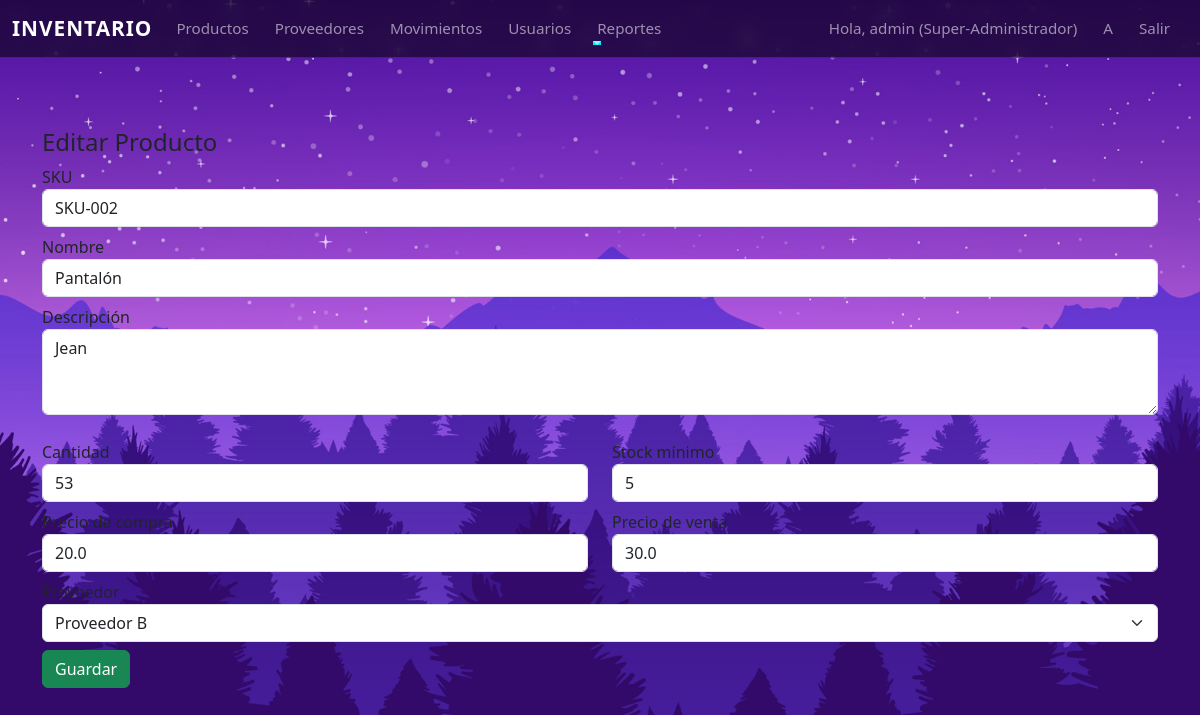
Page /producto/editar/2 (signed in) on the committed database.
### app/models.py (models this page shows, shortened)
class User(UserMixin, db.Model):
    __tablename__ = 'usuarios'
    id = db.Column(db.Integer, primary_key=True)
    username = db.Column(db.String(80), unique=True, nullable=False)
    email = db.Column(db.String(120), unique=True, nullable=False)
    password_hash = db.Column(db.String(128), nullable=False)
    role_id = db.Column(db.Integer, db.ForeignKey('roles.id'), nullable=False)

class Role(db.Model):
    __tablename__ = 'roles'
    id = db.Column(db.Integer, primary_key=True)
    name = db.Column(db.String(64), unique=True, nullable=False)  # e.g. Super-Administrador, Almacenista, Consultor
    description = db.Column(db.String(200))
    users = db.relationship('User', backref='role', lazy=True)

class Product(db.Model):
    __tablename__ = 'productos'
    id = db.Column(db.Integer, primary_key=True)
    nombre = db.Column(db.String(200), nullable=False)
    descripcion = db.Column(db.Text)
    sku = db.Column(db.String(80), unique=True, nullable=False)
    cantidad = db.Column(db.Integer, default=0)
    stock_minimo = db.Column(db.Integer, default=1)
    precio_compra = db.Column(db.Float, default=0.0)
    precio_venta = db.Column(db.Float, default=0.0)
    proveedor_id = db.Column(db.Integer, db.ForeignKey('proveedores.id'))
    movimientos = db.relationship(
    'InventoryMovement',
    backref='producto',
    lazy=True,
    cascade="all, delete-orphan"
)

### app/routes.py (the view, shortened to what this page needs)
@bp.route('/producto/editar/<int:id>', methods=['GET','POST'])
@login_required
@roles_required('Super-Administrador','Almacenista')
def producto_editar(id):
    prod = Product.query.get_or_404(id)
    form = ProductForm(obj=prod)
    form.proveedor_id.choices = [(0,'-- Ninguno --')] + [(p.id,p.nombre) for p in Provider.query.all()]
    if request.method == 'GET':
        form.proveedor_id.data = prod.proveedor_id or 0
    return render_template('producto_form.html', form=form, producto=prod)

### app/forms.py
class ProductForm(FlaskForm):
    nombre = StringField('Nombre', validators=[DataRequired()])
    descripcion = TextAreaField('Descripción', validators=[Optional()])
    sku = StringField('SKU', validators=[DataRequired()])
    cantidad = IntegerField('Cantidad', validators=[DataRequired(), NumberRange(min=0)])
    stock_minimo = IntegerField('Stock mínimo', default=1)
    precio_compra = FloatField('Precio de compra', validators=[Optional()])
    precio_venta = FloatField('Precio de venta', validators=[Optional()])
    proveedor_id = SelectField('Proveedor', coerce=int, validators=[Optional()])
    submit = SubmitField('Guardar')

### app/models.py (called while the page is built)
@login_manager.user_loader
def load_user(user_id):
    return User.query.get(int(user_id))

### app/utils.py (called while the page is built)
def roles_required(*roles):
    def decorator(f):
        @wraps(f)
        def decorated_function(*args, **kwargs):
            if not current_user.is_authenticated:
                abort(403)
            if current_user.role is None:
                abort(403)
            if current_user.role.name not in roles:
                abort(403)
            return f(*args, **kwargs)
        return decorated_function
    return decorator

### app/templates/producto_form.html (shortened to what this page needs)
{% extends "base.html" %}
{% block content %}
<h4>{% if producto %}Editar{% else %}Nuevo{% endif %} Producto</h4>
<form method="post">
  <div class="mb-2">{{ form.sku.label }} {{ form.sku(class="form-control") }}</div>
  <div class="mb-2">{{ form.nombre.label }} {{ form.nombre(class="form-control") }}</div>
  <div class="mb-2">{{ form.descripcion.label }} {{ form.descripcion(class="form-control", rows=3) }}</div>
  <div class="row">
    <div class="col">{{ form.cantidad.label }} {{ form.cantidad(class="form-control") }}</div>
    <div class="col">{{ form.stock_minimo.label }} {{ form.stock_minimo(class="form-control") }}</div>
  </div>
  <div class="row mt-2">
    <div class="col">{{ form.precio_compra.label }} {{ form.precio_compra(class="form-control") }}</div>
    <div class="col">{{ form.precio_venta.label }} {{ form.precio_venta(class="form-control") }}</div>
  </div>
  <div class="mb-2 mt-2">{{ form.proveedor_id.label }} {{ form.proveedor_id(class="form-select") }}</div>
  <div>{{ form.submit(class="btn btn-success") }}</div>
</form>
{% endblock %}

### app/templates/base.html (shortened to what this page needs)
<!doctype html>
<html lang="es">
<head>
  <link href="https://cdn.jsdelivr.net/npm/bootstrap@5.3.2/dist/css/bootstrap.min.css" rel="stylesheet">
  <link rel="stylesheet" href="{{ url_for('static', filename='styles.css') }}">
</head>
<body>
<nav class="navbar navbar-expand-lg navbar-dark bg-dark mb-3">
  <div class="container-fluid">
    <a class="navbar-brand" href="{{ url_for('main.dashboard') }}">Inventario</a>
    <div class="collapse navbar-collapse" id="nav">
      <ul class="navbar-nav me-auto">
        {% if current_user.is_authenticated %}
        <li class="nav-item"><a class="nav-link" href="{{ url_for('main.productos_list') }}">Productos</a></li>
        <li class="nav-item"><a class="nav-link" href="{{ url_for('main.proveedores_list') }}">Proveedores</a></li>
        <li class="nav-item"><a class="nav-link" href="{{ url_for('main.movimientos_list') }}">Movimientos</a></li>
        {% if current_user.is_authenticated and current_user.role.name == 'Super-Administrador' %}
        <li class="nav-item">
        <a class="nav-link" href="{{ url_for('main.users_list') }}">Usuarios</a>
        </li>
        {% endif %}
        <li class="nav-item dropdown">
          <a class="nav-link dropdown-toggle" href="#" data-bs-toggle="dropdown">Reportes</a>
        </li>
        {% endif %}
      </ul>
      <ul class="navbar-nav">
        {% if current_user.is_authenticated %}
          <li class="nav-item"><span class="nav-link">Hola, {{ current_user.username }} ({{ current_user.role.name }})</span></li>
          {% if current_user.role.name == 'Super-Administrador' %}
            <li class="nav-item"><a class="nav-link" href="{{ url_for('main.register') }}">A</a></li>
          {% endif %}
          <li class="nav-item"><a class="nav-link" href="{{ url_for('main.logout') }}">Salir</a></li>
        {% else %}
          <li class="nav-item"><a class="nav-link" href="{{ url_for('main.login') }}">Iniciar sesión</a></li>
        {% endif %}
      </ul>
    </div>
  </div>
</nav>
<div class="container">
  {% block content %}{% endblock %}
</div>
</body>
</html>

### app/static/styles.css (style rules this page uses)
.navbar { background: rgba(0,0,0,0.55) !important; backdrop-filter: blur(8px); border-bottom: 1px solid rgba(255,255,255,0.12); transition: background 0.3s ease; }
.navbar-brand { font-weight: 700; font-size: 1.3rem; letter-spacing: 1px; text-transform: uppercase; transition: transform .2s ease; }
.nav-link { position: relative; margin-right: 10px; font-size: 0.95rem; transition: color .2s ease; }
.nav-link::after { content: ""; position: absolute; width: 0; height: 2px; bottom: 3px; left: 0; background-color: #00eaff; transition: width .25s ease-in-out; }
.container { margin-top: 70px; }
html, body { height: 100%; margin: 0; padding: 0; }
body { background-image: url("../img.jpg"); background-size: cover; background-position: center; background-repeat: no-repeat; background-attachment: fixed; }
.row { margin-top: 25px; }

### rows in the picture
User: username "admin"
Role: role.name "Super-Administrador"
Product: sku "SKU-002", nombre "Pantalón", descripcion "Jean", cantidad "53", stock_minimo "5", precio_compra "20.0", precio_venta "30.0", proveedor_id "Proveedor B"
